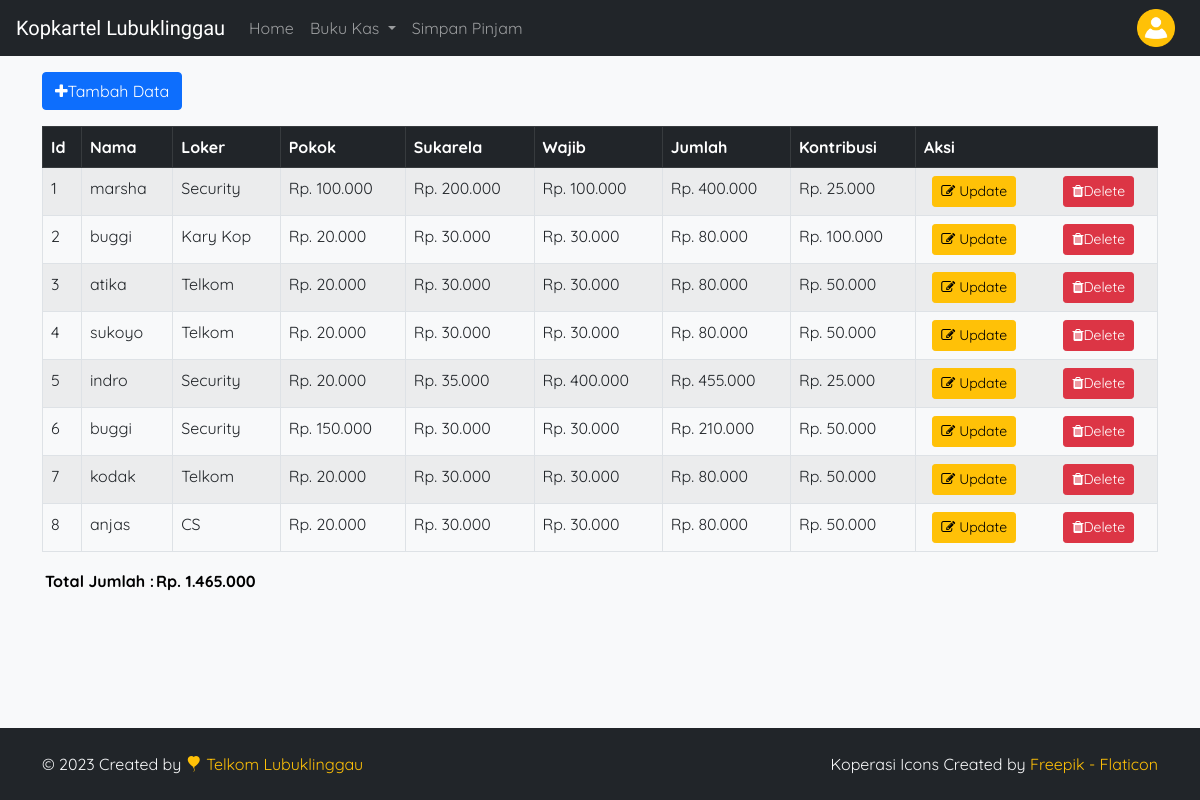
Screenshot of /simpan/index.php (signed in) with the database file from the repository.
### tables this page shows
CREATE TABLE `simpanp` (
  `id` int(100) NOT NULL,
  `nama` varchar(40) NOT NULL,
  `loker` varchar(40) NOT NULL,
  `pokok` varchar(40) NOT NULL,
  `sukarela` varchar(30) NOT NULL,
  `wajib` varchar(40) NOT NULL,
  `jumlah` varchar(40) NOT NULL,
  `kontribusi` varchar(30) NOT NULL
);

### simpan/index.php (the view, shortened to what this page needs)
<?php
    include 'koneksi.php';
?>
<!DOCTYPE html>
<html lang="en"class="h-100">
<head>
    <link href="https://cdn.jsdelivr.net/npm/bootstrap@5.0.2/dist/css/bootstrap.min.css" rel="stylesheet">
    <link rel="stylesheet" href="https://maxcdn.bootstrapcdn.com/font-awesome/4.5.0/css/font-awesome.min.css" />
    <link rel="stylesheet" href="https://cdn.jsdelivr.net/npm/bootstrap-icons@1.9.1/font/bootstrap-icons.css">
    <link rel="stylesheet" href="../assets/css/style.css">
</head>
<body class="h-100 d-flex flex-column text-light bg-light">
<nav class="navbar navbar-expand-lg navbar-dark bg-dark sticky-top" aria-label="navigation">
    <div class="container-fluid">
        <a href="../simpan/index.php" class="navbar-brand d-flex align-items-center">
            <img src="../assets/img/icon-ebook.png" alt="" class="me-1"> Kopkartel Lubuklinggau
        </a>
        <div id="navbar" class="collapse navbar-collapse">
            <ul class="navbar-nav me-auto mb-2 mb-lg-0 mt-auto">
                <li class="nav-item">
                    <a href="../home" class="nav-link">Home</a>
                </li>
                <li class="nav-item dropdown">
                    <a class="nav-link dropdown-toggle" href="../biaya/index" id="navbarDropdown" role="button" data-bs-toggle="dropdown" aria-expanded="false">
                        Buku Kas
                    </a>
                </li>
                <li class="nav-item">
                    <a href="../simpan/index" class="nav-link">Simpan Pinjam</a>
                </li>
            </ul>
        </div>
    </div>
                <div class="dropdown d-none d-lg-block">
                    <img src="../assets/img/icon-user.png" alt="" class="btn dropdown-toggle p-0 me-4" data-bs-toggle="dropdown" aria-expanded="false">
                </div>
    </nav>
<div class="container mt-3">
    <a href="add.php" class="btn btn-primary btn-md mb-3"><i class='fa fa-plus'></i>Tambah Data</a>
  <table class="table table-striped table-hover table-bordered">
    <thead class="table-dark">
        <th>Id</th>
        <th>Nama</th>
        <th>Loker</th>
        <th>Pokok</th>
        <th>Sukarela</th>
        <th>Wajib</th>
        <th>Jumlah</th>
        <th>Kontribusi</th>
        <th>Aksi</th>
        </thead>
        <?php
    $sqlGet = "SELECT * FROM simpanp";
    $query = mysqli_query($conn, $sqlGet);
    $total = 0;
    while($data = mysqli_fetch_array($query)) {
        $pokok = $data['pokok'];
        $sukarela = $data['sukarela'];
        $wajib = $data['wajib'];
        $kontribusi = $data['kontribusi'];
        $jumlah = $pokok + $sukarela + $wajib;
        echo "<tr>";
        echo "<td>" . $data['id'] . "</td>";
        echo "<td>" . $data['nama'] . "</td>";
        echo "<td>" . $data['loker'] . "</td>";
        echo "<td>Rp. " . number_format($pokok, 0, ".", ".") . "</td>";
        echo "<td>Rp. " . number_format($sukarela, 0, ".", ".") . "</td>";
        echo "<td>Rp. " . number_format($wajib, 0, ".", ".") . "</td>";
        echo "<td>Rp. " . number_format($jumlah, 0, ".", ".") . "</td>";
        echo "<td>Rp. " . number_format($kontribusi, 0, ".", ".") . "</td>";
        echo "<td>
                <div class='row'>
                    <div class='col d-flex justify-content-center'>
                        <a href='update.php?id=$data[id]' class='btn btn-sm btn-warning'><i class='fa fa-edit'></i> Update</a>
                    </div>
                    <div class='col d-flex justify-content-center'>
                        <a href='delete.php?id=$data[id]' class='btn btn-sm btn-danger'><i class='fa fa-trash'></i>Delete</a>
                    </div>
                </div>
            </td>";
        echo "</tr>";
        $total += $jumlah;
    }
?>
</table>
<table>
    <tr>
        <td colspan="0"></td>
        <td style="text-align:center;font-weight:bold;color:black;">Total Jumlah :</td>
        <td style="text-align:right;font-weight:bold;color:black;"><?php echo "Rp. " . number_format($total, 0, ".", "."); ?></td>
    </tr>
</table>
</div>
</body>
<footer class="bg-dark text-light px-0 py-4 p-sm-4 mt-auto">
        <div class="container d-flex justify-content-between align-items-center flex-column flex-md-row">
            <div>
                &copy; <?= date("Y") ?> Created by
                <a href="https://www.google.com/maps/place/PT.+TELKOM+Lubuklinggau/@-3.2958425,102.8596516,17z/data=!3m1!4b1!4m6!3m5!1s0x2e30e0fd0ce6cb11:0xe5055abf540d821f!8m2!3d-3.2958479!4d102.8618403!16s%2Fg%2F11cjh_4h81 " target="_blank" rel="noopener noreferrer" class="link-warning text-decoration-none fw-semibold">
                <i class="bi bi-balloon-heart-fill text-warning" aria-hidden="true"></i> Telkom Lubuklinggau
                </a>
            </div>
            <div>
                Koperasi Icons Created by
                <a href="https://flaticon.com/free-icons/ebook" title="kopkartel Lubuklinggau icons" target="_blank" rel="noopener noreferrer" class="link-warning text-decoration-none fw-semibold">Freepik - Flaticon</a>
            </div>
        </div>
    </footer>
</html>

### assets/css/style.css (style rules this page uses)
body { font-family: 'Quicksand', sans-serif; background-color: #f5f5f5; }
.navbar-brand, .form-sign h1 span { font-family: 'Courgette', cursive; }
.dropdown img { max-width: 40px; }

### simpan/index.php (style rules this page uses)
body { display: flex; flex-direction: column; min-height: 100vh; }

### rows the page displays
simpanp: id "1", nama "marsha", loker "Security", pokok "100.000", sukarela "200.000", wajib "100.000", jumlah "400.000", kontribusi "25.000"
simpanp: id "2", nama "buggi", loker "Kary Kop", pokok "20.000", sukarela "30.000", wajib "30.000", jumlah "80.000", kontribusi "100.000"
simpanp: id "3", nama "atika", loker "Telkom", pokok "20.000", sukarela "30.000", wajib "30.000", jumlah "80.000", kontribusi "50.000"
simpanp: id "4", nama "sukoyo", loker "Telkom", pokok "20.000", sukarela "30.000", wajib "30.000", jumlah "80.000", kontribusi "50.000"
simpanp: id "5", nama "indro", loker "Security", pokok "20.000", sukarela "35.000", wajib "400.000", jumlah "455.000", kontribusi "25.000"
simpanp: id "6", nama "buggi", loker "Security", pokok "150.000", sukarela "30.000", wajib "30.000", jumlah "210.000", kontribusi "50.000"
simpanp: id "7", nama "kodak", loker "Telkom", pokok "20.000", sukarela "30.000", wajib "30.000", jumlah "80.000", kontribusi "50.000"
simpanp: id "8", nama "anjas", loker "CS", pokok "20.000", sukarela "30.000", wajib "30.000", jumlah "80.000", kontribusi "50.000"

### other values shown
$total "1.465.000"
